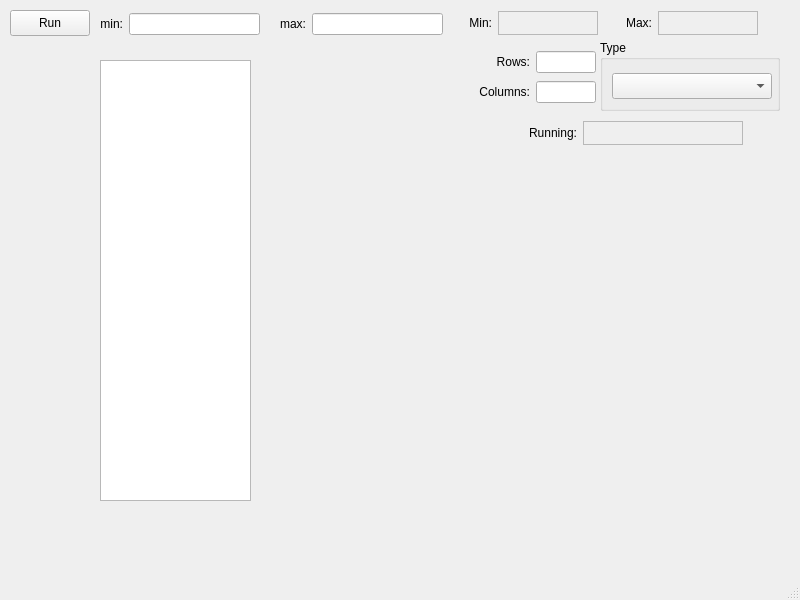
<?xml version="1.0" encoding="UTF-8"?>
<ui version="4.0">
 <class>MainWindow</class>
 <widget class="QMainWindow" name="MainWindow">
  <property name="geometry">
   <rect>
    <x>0</x>
    <y>0</y>
    <width>800</width>
    <height>600</height>
   </rect>
  </property>
  <property name="windowTitle">
   <string>MainWindow</string>
  </property>
  <widget class="QWidget" name="centralwidget">
   <widget class="QPushButton" name="btnTest">
    <property name="geometry">
     <rect>
      <x>10</x>
      <y>10</y>
      <width>80</width>
      <height>26</height>
     </rect>
    </property>
    <property name="text">
     <string>Run</string>
    </property>
   </widget>
   <widget class="QWidget" name="layoutWidget">
    <property name="geometry">
     <rect>
      <x>100</x>
      <y>10</y>
      <width>160</width>
      <height>28</height>
     </rect>
    </property>
    <layout class="QHBoxLayout" name="horizontalLayout">
     <item>
      <widget class="QLabel" name="labelMin">
       <property name="text">
        <string>min:</string>
       </property>
       <property name="alignment">
        <set>Qt::AlignRight|Qt::AlignTrailing|Qt::AlignVCenter</set>
       </property>
      </widget>
     </item>
     <item>
      <widget class="QLineEdit" name="lineMin"/>
     </item>
    </layout>
   </widget>
   <widget class="QWidget" name="layoutWidget">
    <property name="geometry">
     <rect>
      <x>280</x>
      <y>10</y>
      <width>163</width>
      <height>28</height>
     </rect>
    </property>
    <layout class="QHBoxLayout" name="horizontalLayout_2">
     <item>
      <widget class="QLabel" name="labelMax">
       <property name="text">
        <string>max:</string>
       </property>
       <property name="alignment">
        <set>Qt::AlignRight|Qt::AlignTrailing|Qt::AlignVCenter</set>
       </property>
      </widget>
     </item>
     <item>
      <widget class="QLineEdit" name="lineMax"/>
     </item>
    </layout>
   </widget>
   <widget class="QListWidget" name="listValues">
    <property name="geometry">
     <rect>
      <x>100</x>
      <y>60</y>
      <width>151</width>
      <height>441</height>
     </rect>
    </property>
   </widget>
   <widget class="QWidget" name="layoutWidget">
    <property name="geometry">
     <rect>
      <x>460</x>
      <y>10</y>
      <width>140</width>
      <height>26</height>
     </rect>
    </property>
    <layout class="QHBoxLayout" name="horizontalLayout_3">
     <item>
      <widget class="QLabel" name="label1Min">
       <property name="sizePolicy">
        <sizepolicy hsizetype="Fixed" vsizetype="Fixed">
         <horstretch>0</horstretch>
         <verstretch>0</verstretch>
        </sizepolicy>
       </property>
       <property name="minimumSize">
        <size>
         <width>32</width>
         <height>18</height>
        </size>
       </property>
       <property name="maximumSize">
        <size>
         <width>32</width>
         <height>18</height>
        </size>
       </property>
       <property name="text">
        <string>Min:</string>
       </property>
       <property name="alignment">
        <set>Qt::AlignRight|Qt::AlignTrailing|Qt::AlignVCenter</set>
       </property>
      </widget>
     </item>
     <item>
      <widget class="QLabel" name="labelMinValue">
       <property name="sizePolicy">
        <sizepolicy hsizetype="Fixed" vsizetype="Fixed">
         <horstretch>0</horstretch>
         <verstretch>0</verstretch>
        </sizepolicy>
       </property>
       <property name="minimumSize">
        <size>
         <width>100</width>
         <height>24</height>
        </size>
       </property>
       <property name="maximumSize">
        <size>
         <width>100</width>
         <height>24</height>
        </size>
       </property>
       <property name="frameShape">
        <enum>QFrame::StyledPanel</enum>
       </property>
       <property name="text">
        <string/>
       </property>
       <property name="alignment">
        <set>Qt::AlignRight|Qt::AlignTrailing|Qt::AlignVCenter</set>
       </property>
      </widget>
     </item>
    </layout>
   </widget>
   <widget class="QWidget" name="layoutWidget">
    <property name="geometry">
     <rect>
      <x>620</x>
      <y>10</y>
      <width>140</width>
      <height>26</height>
     </rect>
    </property>
    <layout class="QHBoxLayout" name="horizontalLayout_4">
     <item>
      <widget class="QLabel" name="label1Max">
       <property name="sizePolicy">
        <sizepolicy hsizetype="Fixed" vsizetype="Fixed">
         <horstretch>0</horstretch>
         <verstretch>0</verstretch>
        </sizepolicy>
       </property>
       <property name="minimumSize">
        <size>
         <width>32</width>
         <height>18</height>
        </size>
       </property>
       <property name="maximumSize">
        <size>
         <width>32</width>
         <height>18</height>
        </size>
       </property>
       <property name="text">
        <string>Max:</string>
       </property>
       <property name="alignment">
        <set>Qt::AlignRight|Qt::AlignTrailing|Qt::AlignVCenter</set>
       </property>
      </widget>
     </item>
     <item>
      <widget class="QLabel" name="labelMaxValue">
       <property name="sizePolicy">
        <sizepolicy hsizetype="Fixed" vsizetype="Fixed">
         <horstretch>0</horstretch>
         <verstretch>0</verstretch>
        </sizepolicy>
       </property>
       <property name="minimumSize">
        <size>
         <width>100</width>
         <height>24</height>
        </size>
       </property>
       <property name="maximumSize">
        <size>
         <width>100</width>
         <height>24</height>
        </size>
       </property>
       <property name="frameShape">
        <enum>QFrame::StyledPanel</enum>
       </property>
       <property name="text">
        <string/>
       </property>
       <property name="alignment">
        <set>Qt::AlignRight|Qt::AlignTrailing|Qt::AlignVCenter</set>
       </property>
      </widget>
     </item>
    </layout>
   </widget>
   <widget class="QGroupBox" name="groupType">
    <property name="geometry">
     <rect>
      <x>600</x>
      <y>40</y>
      <width>180</width>
      <height>71</height>
     </rect>
    </property>
    <property name="sizePolicy">
     <sizepolicy hsizetype="Fixed" vsizetype="Fixed">
      <horstretch>0</horstretch>
      <verstretch>0</verstretch>
     </sizepolicy>
    </property>
    <property name="minimumSize">
     <size>
      <width>180</width>
      <height>71</height>
     </size>
    </property>
    <property name="maximumSize">
     <size>
      <width>180</width>
      <height>71</height>
     </size>
    </property>
    <property name="title">
     <string>Type</string>
    </property>
    <widget class="QComboBox" name="comboDataType">
     <property name="geometry">
      <rect>
       <x>12</x>
       <y>33</y>
       <width>160</width>
       <height>26</height>
      </rect>
     </property>
     <property name="sizePolicy">
      <sizepolicy hsizetype="Fixed" vsizetype="Fixed">
       <horstretch>0</horstretch>
       <verstretch>0</verstretch>
      </sizepolicy>
     </property>
     <property name="minimumSize">
      <size>
       <width>160</width>
       <height>26</height>
      </size>
     </property>
     <property name="maximumSize">
      <size>
       <width>160</width>
       <height>26</height>
      </size>
     </property>
    </widget>
   </widget>
   <widget class="QWidget" name="">
    <property name="geometry">
     <rect>
      <x>470</x>
      <y>50</y>
      <width>128</width>
      <height>24</height>
     </rect>
    </property>
    <layout class="QHBoxLayout" name="horizontalLayout_5">
     <item>
      <widget class="QLabel" name="labelNumberOfRows">
       <property name="sizePolicy">
        <sizepolicy hsizetype="Fixed" vsizetype="Fixed">
         <horstretch>0</horstretch>
         <verstretch>0</verstretch>
        </sizepolicy>
       </property>
       <property name="minimumSize">
        <size>
         <width>60</width>
         <height>18</height>
        </size>
       </property>
       <property name="maximumSize">
        <size>
         <width>60</width>
         <height>18</height>
        </size>
       </property>
       <property name="text">
        <string>Rows:</string>
       </property>
       <property name="alignment">
        <set>Qt::AlignRight|Qt::AlignTrailing|Qt::AlignVCenter</set>
       </property>
      </widget>
     </item>
     <item>
      <widget class="QLineEdit" name="lineNumberOfRows">
       <property name="sizePolicy">
        <sizepolicy hsizetype="Fixed" vsizetype="Fixed">
         <horstretch>0</horstretch>
         <verstretch>0</verstretch>
        </sizepolicy>
       </property>
       <property name="minimumSize">
        <size>
         <width>60</width>
         <height>22</height>
        </size>
       </property>
       <property name="maximumSize">
        <size>
         <width>60</width>
         <height>22</height>
        </size>
       </property>
      </widget>
     </item>
    </layout>
   </widget>
   <widget class="QWidget" name="">
    <property name="geometry">
     <rect>
      <x>470</x>
      <y>80</y>
      <width>128</width>
      <height>24</height>
     </rect>
    </property>
    <layout class="QHBoxLayout" name="horizontalLayout_6">
     <item>
      <widget class="QLabel" name="labelNumberOfColumns">
       <property name="sizePolicy">
        <sizepolicy hsizetype="Fixed" vsizetype="Fixed">
         <horstretch>0</horstretch>
         <verstretch>0</verstretch>
        </sizepolicy>
       </property>
       <property name="minimumSize">
        <size>
         <width>60</width>
         <height>18</height>
        </size>
       </property>
       <property name="maximumSize">
        <size>
         <width>60</width>
         <height>18</height>
        </size>
       </property>
       <property name="text">
        <string>Columns:</string>
       </property>
       <property name="alignment">
        <set>Qt::AlignRight|Qt::AlignTrailing|Qt::AlignVCenter</set>
       </property>
      </widget>
     </item>
     <item>
      <widget class="QLineEdit" name="lineNumberOfColumns">
       <property name="sizePolicy">
        <sizepolicy hsizetype="Fixed" vsizetype="Fixed">
         <horstretch>0</horstretch>
         <verstretch>0</verstretch>
        </sizepolicy>
       </property>
       <property name="minimumSize">
        <size>
         <width>60</width>
         <height>22</height>
        </size>
       </property>
       <property name="maximumSize">
        <size>
         <width>60</width>
         <height>22</height>
        </size>
       </property>
      </widget>
     </item>
    </layout>
   </widget>
   <widget class="QWidget" name="">
    <property name="geometry">
     <rect>
      <x>520</x>
      <y>120</y>
      <width>223</width>
      <height>26</height>
     </rect>
    </property>
    <layout class="QHBoxLayout" name="horizontalLayout_7">
     <item>
      <widget class="QLabel" name="labelRunning">
       <property name="text">
        <string>Running:</string>
       </property>
       <property name="alignment">
        <set>Qt::AlignRight|Qt::AlignTrailing|Qt::AlignVCenter</set>
       </property>
      </widget>
     </item>
     <item>
      <widget class="QLabel" name="labelRunIndicator">
       <property name="sizePolicy">
        <sizepolicy hsizetype="Fixed" vsizetype="Fixed">
         <horstretch>0</horstretch>
         <verstretch>0</verstretch>
        </sizepolicy>
       </property>
       <property name="minimumSize">
        <size>
         <width>160</width>
         <height>24</height>
        </size>
       </property>
       <property name="maximumSize">
        <size>
         <width>160</width>
         <height>24</height>
        </size>
       </property>
       <property name="frameShape">
        <enum>QFrame::StyledPanel</enum>
       </property>
       <property name="text">
        <string/>
       </property>
       <property name="alignment">
        <set>Qt::AlignCenter</set>
       </property>
      </widget>
     </item>
    </layout>
   </widget>
  </widget>
  <widget class="QMenuBar" name="menubar">
   <property name="geometry">
    <rect>
     <x>0</x>
     <y>0</y>
     <width>800</width>
     <height>23</height>
    </rect>
   </property>
  </widget>
  <widget class="QStatusBar" name="statusbar"/>
 </widget>
 <resources/>
 <connections/>
</ui>
